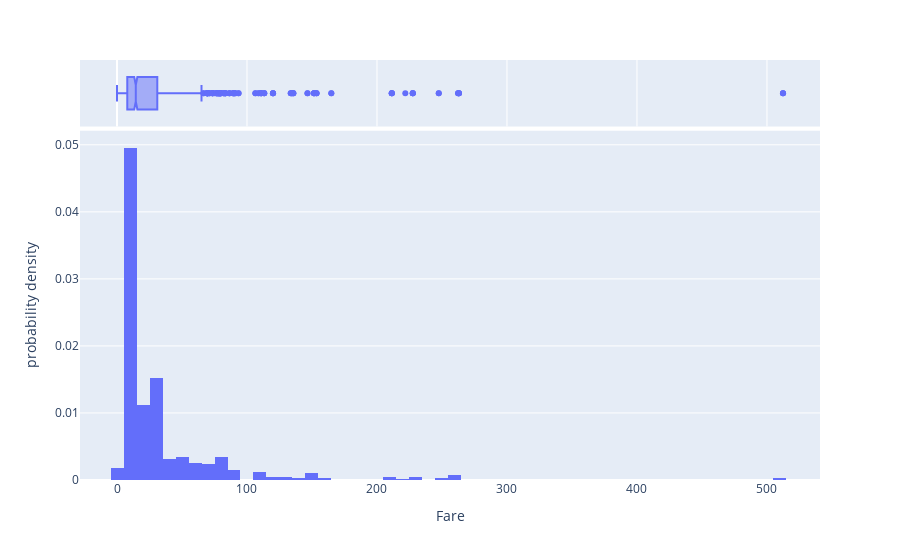

Notebook source saved alongside this figure:
### Markdown cell above
### Fare Analysis

### Code cell
feature_distribution(df, feature_name="Fare", title="Fare")

### Figure 1 — Plotly figure (JSON) as saved in the notebook; plotly's stock layout.template omitted (floating-point values rounded to 4 significant figures; data arrays with more than 128 entries replaced by an {"elided": "..."} marker saying what was removed)
{"data": [{"alignmentgroup": "True", "bingroup": "x", "histnorm": "probability density", "hovertemplate": "Fare=%{x}<br>probability density=%{y}<extra></extra>", "legendgroup": "", "marker": {"color": "#636efa", "pattern": {"shape": ""}}, "name": "", "offsetgroup": "", "orientation": "v", "showlegend": false, "type": "histogram", "x": {"elided": "891 float values"}, "xaxis": "x", "yaxis": "y"}, {"alignmentgroup": "True", "hovertemplate": "Fare=%{x}<extra></extra>", "legendgroup": "", "marker": {"color": "#636efa"}, "name": "", "notched": true, "offsetgroup": "", "showlegend": false, "type": "box", "x": {"elided": "891 float values"}, "xaxis": "x2", "yaxis": "y2"}], "layout": {"barmode": "relative", "legend": {"tracegroupgap": 0}, "margin": {"t": 60}, "xaxis": {"anchor": "y", "domain": [0, 1], "title": {"text": "Fare"}}, "xaxis2": {"anchor": "y2", "domain": [0, 1], "matches": "x", "showgrid": true, "showticklabels": false}, "yaxis": {"anchor": "x", "domain": [0, 0.8316], "title": {"text": "probability density"}}, "yaxis2": {"anchor": "x2", "domain": [0.8416, 1], "matches": "y2", "showgrid": false, "showline": false, "showticklabels": false, "ticks": ""}}}
